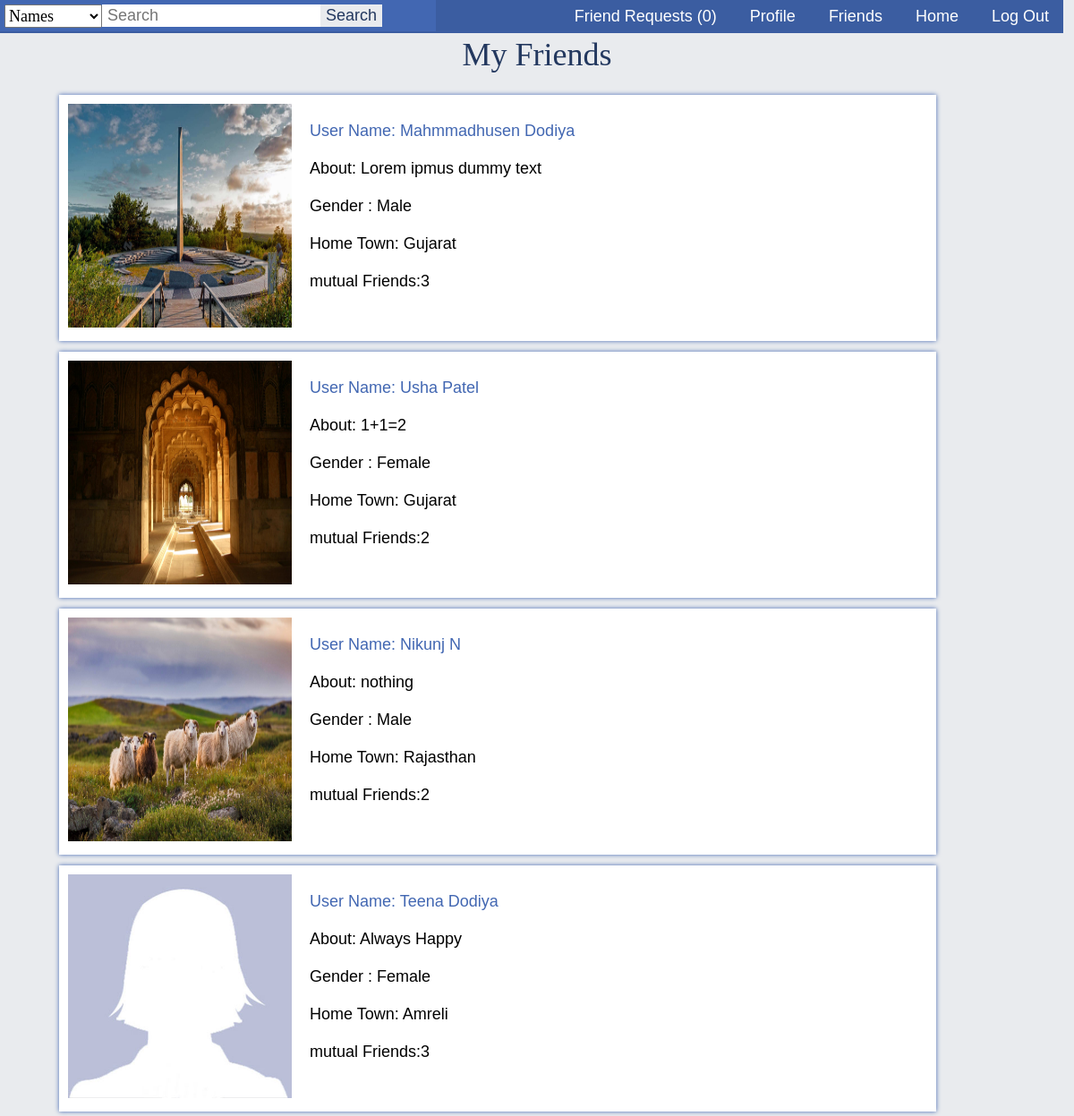
The page /friends.php (signed in) on the database its author committed.
### tables this page shows
CREATE TABLE `users` (
  `user_id` int(11) NOT NULL,
  `user_firstname` varchar(20) NOT NULL,
  `user_lastname` varchar(20) NOT NULL,
  `user_nickname` varchar(20) DEFAULT NULL,
  `user_password` varchar(255) NOT NULL,
  `user_email` varchar(255) NOT NULL,
  `user_gender` char(1) NOT NULL,
  `user_birthdate` date NOT NULL,
  `user_status` char(1) DEFAULT NULL,
  `user_about` text DEFAULT NULL,
  `user_hometown` varchar(255) DEFAULT NULL
);

### friends.php (the view, shortened to what this page needs)
<?php
$conn = connect();
?>
<!DOCTYPE html>
<html>
<head>
    <link rel="stylesheet" type="text/css" href="resources/css/main.css">
</head>
<body>
    <div class="container">
        <?php include 'includes/navbar.php'; ?>
        <h1 style="margin-top: 5vh;">My Friends</h1>
        <?php
            $sql = "SELECT *
                    FROM users
                    JOIN (
                        SELECT friendship.user1_id AS user_id
                        FROM friendship
                        WHERE friendship.user2_id = {$_SESSION['user_id']} AND friendship.friendship_status = 1
                        UNION
                        SELECT friendship.user2_id AS user_id
                        FROM friendship
                        WHERE friendship.user1_id = {$_SESSION['user_id']} AND friendship.friendship_status = 1
                    ) userfriends
                    ON userfriends.user_id = users.user_id";
            $query = mysqli_query($conn, $sql);
            if($query){
                if(mysqli_num_rows($query) == 0){
                    echo '<div class="post">';
                    echo 'You do not have any friends Yet!!.';
                    echo '</div>';
                } else {
                    while($row = mysqli_fetch_assoc($query)){
                    echo '<div class="frame">';
                    echo '<div class="subDivOfFriendList">';
                    $target = glob("data/images/profiles/" . $row['user_id'] . ".*");
                    if($target) {
                        echo '<img class="FriendListImg" src="' . $target[0].'">';
                    } else {
                        if($row['user_gender'] == 'M') {
                            echo '<img class="FriendListImg" src="data/images/profiles/M.jpg">';
                        } else if ($row['user_gender'] == 'F') {
                            echo '<img class="FriendListImg" src="data/images/profiles/F.jpg">';
                        }
                    }
                    echo '</div>';
                    echo '<div class="subDivOfFriendList" id="showFriends">';
                    echo '<a href="profile.php?id=' . $row['user_id'] . '">' .'User Name: '. $row['user_firstname'] . ' ' . $row['user_lastname'] . '</a>';
                    echo '<br><br>About: '. ($row['user_about']);
                    echo '<br><br>Gender : '.(($row['user_gender']=='F')?"Female":"Male");
                    echo '<br><br>Home Town: '.($row['user_hometown']);
                    $Qmutual="SELECT `user2_id` FROM `friendship` WHERE `user1_id`=".$row['user_id']." and `friendship_status`=1 and `user2_id` IN (
                        SELECT `user2_id` FROM `friendship` WHERE `user1_id`=".$_SESSION['user_id']." and `user2_id`!=".$row['user_id']." and `friendship_status`=1)";
                    $ResMutul= mysqli_query($conn, $Qmutual);
                    $CountOfTotalMutulFriend=mysqli_num_rows($ResMutul);
                    echo '<br><br>mutual Friends:'.$CountOfTotalMutulFriend.'<a href="">';
                    echo '</div>';
                    echo '</div>';
                    }
                }
            }
        ?>
    </div>
</body>
</html>

### resources/css/main.css (style rules this page uses)
body { margin: 0; font-family: Fontin, Arial, Verdana; font-size: 18px; background-color: #e9ebee; }
.container { margin: 0 auto; width: 99vw; }
h1 { font-family: Fontin SmallCaps; color: #23385f; font-weight: normal; text-align: center; }
.subDivOfFriendList { display: inline-block; }
.FriendListImg { width: 250px; height: 250px; }
.frame { width: 80vw; box-shadow: 0 0 5px #4267b2; background-color: white; padding: 10px; margin: 5px; margin-left: 5vw; margin-top: 12px; }
#showFriends { position: absolute; padding: 20px; }

### friends.php (style rules this page uses)
.frame a { text-decoration: none; color: #4267b2; }

### rows shown on the page
users: shows a picture, user_firstname "Mahmmadhusen", user_lastname "Dodiya", user_about "Lorem ipmus dummy text", user_gender "Male", user_hometown "Gujarat", CountOfTotalMutulFriend "3"
users: shows a picture, user_firstname "Usha", user_lastname "Patel", user_about "1+1=2", user_gender "Female", user_hometown "Gujarat", CountOfTotalMutulFriend "2"
users: shows a picture, user_firstname "Nikunj", user_lastname "N", user_about "nothing", user_gender "Male", user_hometown "Rajasthan", CountOfTotalMutulFriend "2"
users: user_firstname "Teena", user_lastname "Dodiya", user_about "Always Happy", user_gender "Female", user_hometown "Amreli", CountOfTotalMutulFriend "3"

### other values the page prints
$row['count'] "0"
